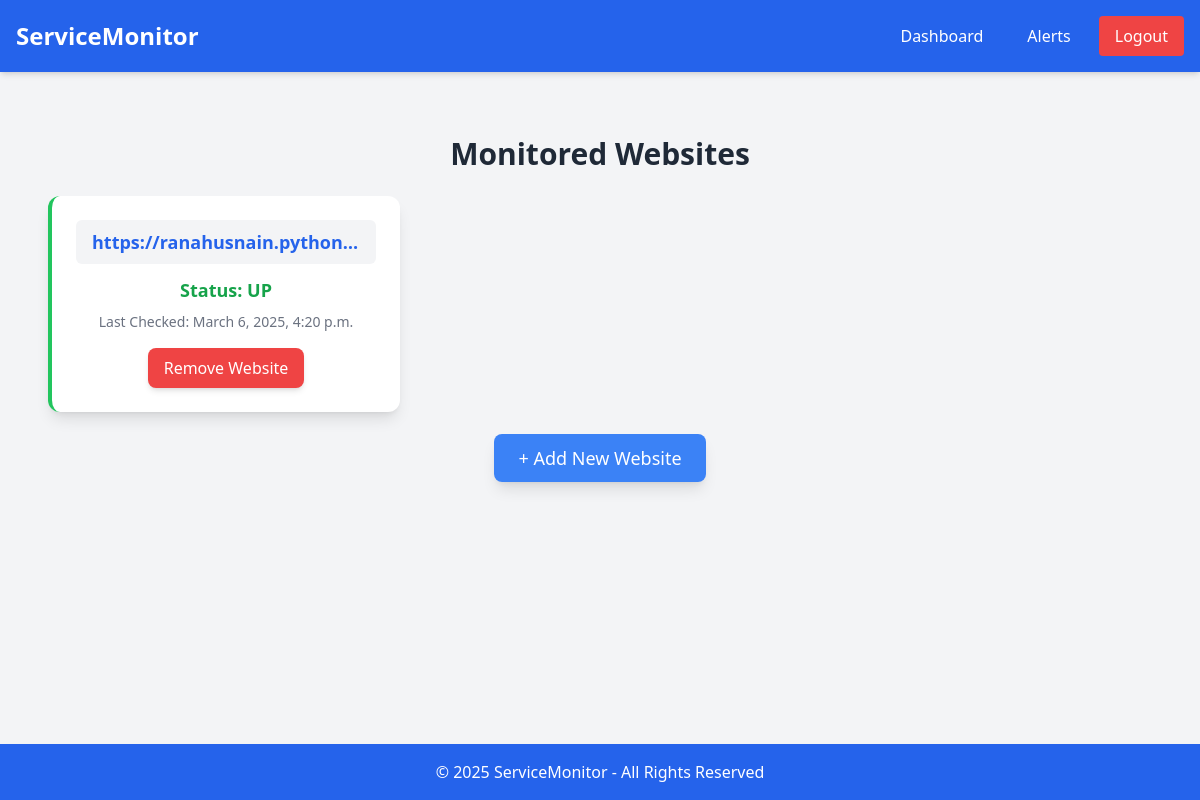
The page /app/dashboard/1/ (signed in) on the database as committed earlier.
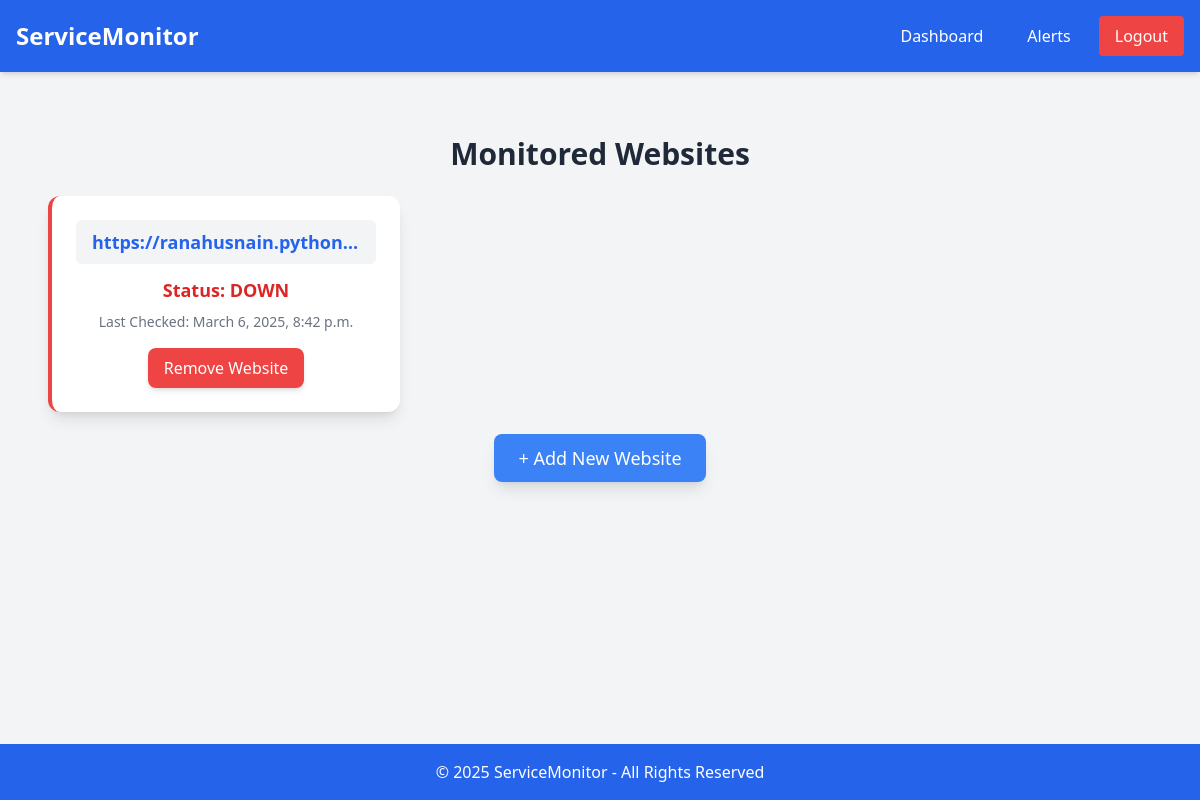
The same page on the database as committed later.
### monitoring/models.py (models this page shows, shortened)
class Website(models.Model):
    user = models.ForeignKey(User, on_delete=models.CASCADE)
    url = models.URLField(unique=True)
    status = models.CharField(max_length=10, default="UNKNOWN")
    INTERVAL_CHOICES = [
        (30, "Every 30 sec"),
        (60, "Every 1 min"),
        (120, "Every 2 min"),
        (300, "Every 5 min"),
    ]
    interval = models.IntegerField(choices=INTERVAL_CHOICES, default=60)
    last_checked = models.DateTimeField(auto_now=True)
    monitoring_type=models.CharField(max_length=50,default="server")

### monitoring/views.py (the view)
# urls.py: path("dashboard/<int:user_id>/", dashboard,name="dashboard"),
@login_required
def dashboard(request, user_id):
    if not request.user.is_authenticated:
        return redirect("login")  # Ensure user is logged in
    try:
        new_user = User.objects.get(id=user_id)  # ✅ Fetch user
        websites = Website.objects.filter(user=new_user)  # ✅ Filter user's websites
    except User.DoesNotExist:
        new_user = None
        websites = []
    return render(request, "dashboard.html", {"websites": websites, "userId": user_id})

### monitoring/templates/dashboard.html (shortened to what this page needs)
<!DOCTYPE html>
<html lang="en">
<head>
    <script src="https://cdn.tailwindcss.com"></script>
</head>
<body class="bg-gray-100 flex flex-col min-h-screen">
    <nav class="bg-blue-600 p-4 text-white flex flex-col md:flex-row justify-between items-center shadow-md">
        <span class="text-2xl font-bold mb-4 md:mb-0">ServiceMonitor</span>
        <div class="flex flex-wrap justify-center gap-3">
            <a href="{% url 'dashboard' userId %}" class="px-4 py-2 rounded hover:bg-blue-500 transition">Dashboard</a>
            <a href="{% url 'alert_status' userId %}" class="px-4 py-2 rounded hover:bg-blue-500 transition">Alerts</a>
            {% if request.user.is_authenticated %}
                <a href="{% url 'logout' %}" class="bg-red-500 px-4 py-2 rounded hover:bg-red-600 transition">Logout</a>
            {% else %}
                <a href="#" class="px-4 py-2 rounded hover:bg-blue-500 transition">Login</a>
                <a href="#" class="px-4 py-2 rounded hover:bg-blue-500 transition">Register</a>
            {% endif %}
        </div>
    </nav>
    <div class="max-w-6xl mx-auto mt-10 p-6 flex-grow w-full">
        <h2 class="text-3xl font-bold text-center text-gray-800 mb-6">Monitored Websites</h2>
        <div class="grid grid-cols-1 sm:grid-cols-2 lg:grid-cols-3 gap-6">
            {% for website in websites %}
                <div class="bg-white shadow-lg rounded-xl p-6 text-center border-l-4 {% if website.status == 'UP' %}border-green-500{% else %}border-red-500{% endif %}">
                    <div class="truncate bg-gray-100 px-4 py-2 rounded-md text-blue-600 font-semibold text-lg">
                        <a href="{{ website.url }}" target="_blank" class="hover:underline break-words">
                            {{ website.url }}
                        </a>
                    </div>
                    <p class="{% if website.status == 'UP' %}text-green-600{% else %}text-red-600{% endif %} font-bold text-lg mt-3">
                        Status: {{ website.status }}
                    </p>
                    <p class="text-gray-500 text-sm mt-2">Last Checked: {{ website.last_checked }}</p>
                    <form action="{% url 'remove_website' website.id userId %}" method="post" class="mt-4">
                        <button type="submit" class="bg-red-500 text-white px-4 py-2 rounded-lg shadow-md hover:bg-red-700 transition">
                            Remove Website
                        </button>
                    </form>
                </div>
            {% empty %}
                <p class="text-gray-600 text-center col-span-3">No websites added yet.</p>
            {% endfor %}
        </div>
        <div class="mt-8 text-center">
            <a href="{% url 'add_website' userId %}" class="bg-blue-500 text-white px-6 py-3 rounded-lg shadow-lg hover:bg-blue-700 transition text-lg">
                + Add New Website
            </a>
        </div>
    </div>
    <footer class="bg-blue-600 text-white text-center p-4 shadow-md mt-auto">
        © 2025 ServiceMonitor - All Rights Reserved
    </footer>
</body>
</html>

Rows that differ between the two databases and show on the page:
changed Website "https://ranahusnain.python…": status "UP" → "DOWN"; last_checked "March 6, 2025, 4:20 p.m." → "March 6, 2025, 8:42 p.m."
